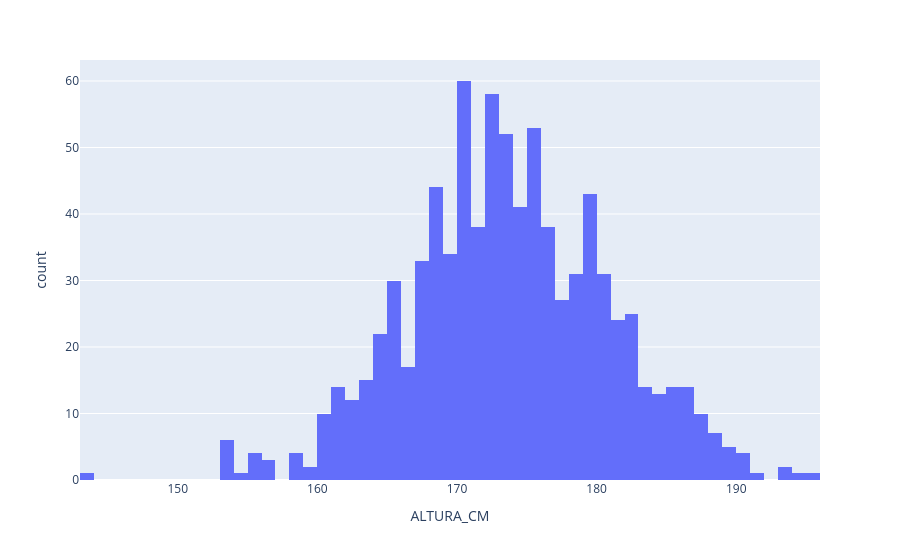

This figure's notebook cell:
### Code cell
# criar o grafico
grafico2 = px.histogram(homens_jovens, x="ALTURA_CM")
# exibir o grafico
grafico2.show()

### Figure 1 — Plotly figure (JSON) as saved in the notebook; plotly's stock layout.template omitted (floating-point values rounded to 4 significant figures; data arrays with more than 128 entries replaced by an {"elided": "..."} marker saying what was removed)
{"data": [{"bingroup": "x", "hovertemplate": "ALTURA_CM=%{x}<br>count=%{y}<extra></extra>", "legendgroup": "", "marker": {"color": "#636efa", "pattern": {"shape": ""}}, "name": "", "orientation": "v", "showlegend": false, "type": "histogram", "x": {"elided": "859 float values"}, "xaxis": "x", "yaxis": "y"}], "layout": {"barmode": "relative", "legend": {"tracegroupgap": 0}, "margin": {"t": 60}, "xaxis": {"anchor": "y", "domain": [0, 1], "title": {"text": "ALTURA_CM"}}, "yaxis": {"anchor": "x", "domain": [0, 1], "title": {"text": "count"}}}}
